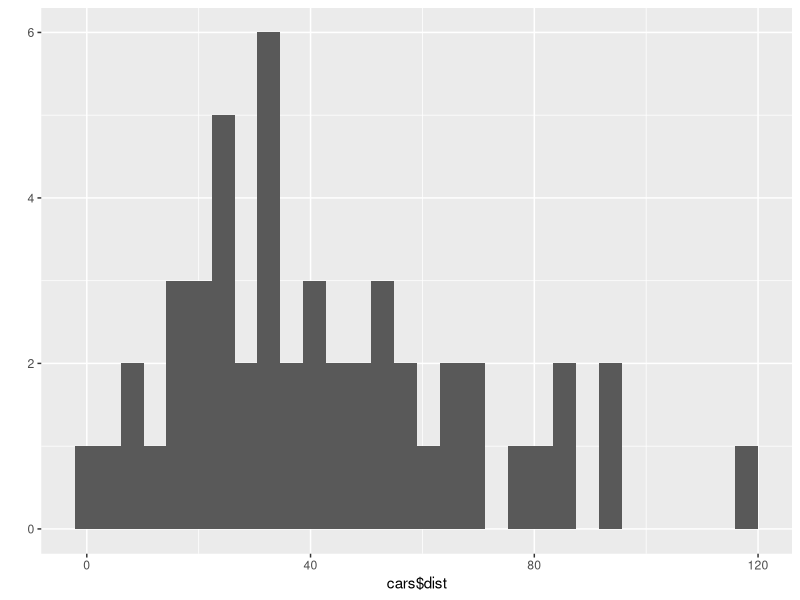
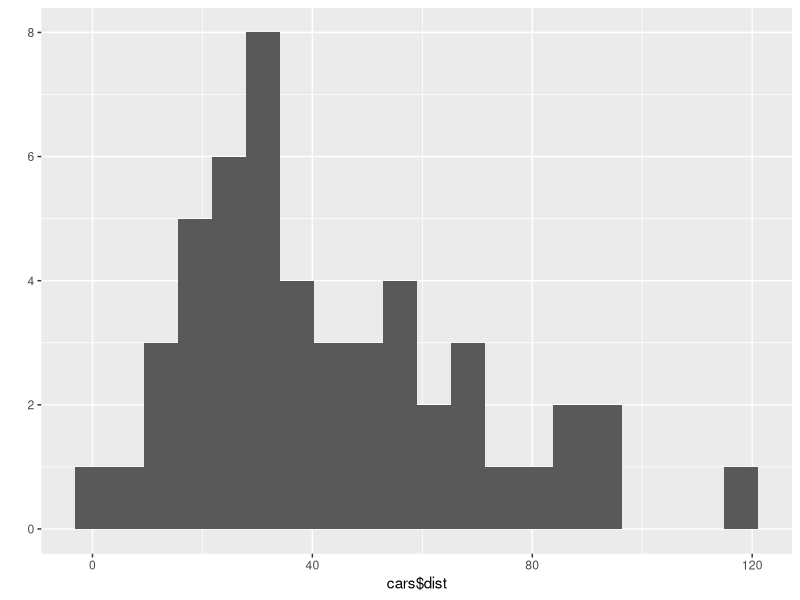
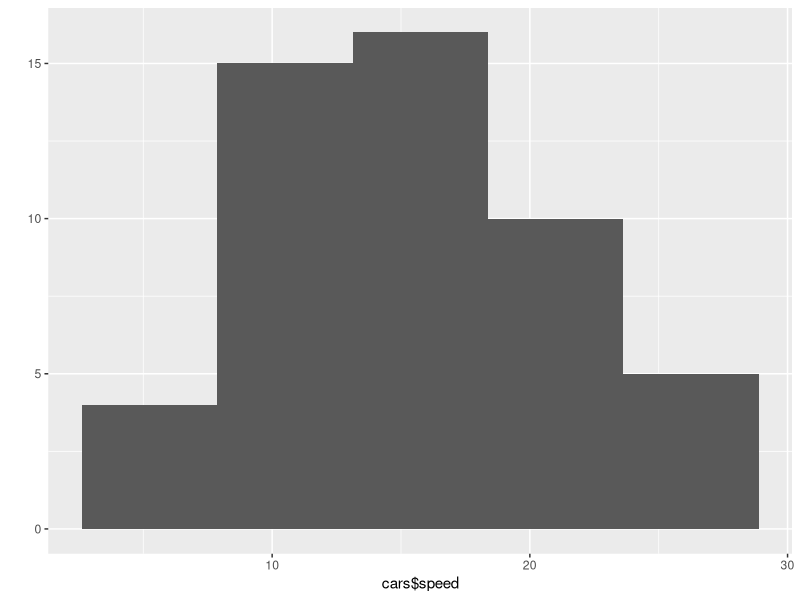
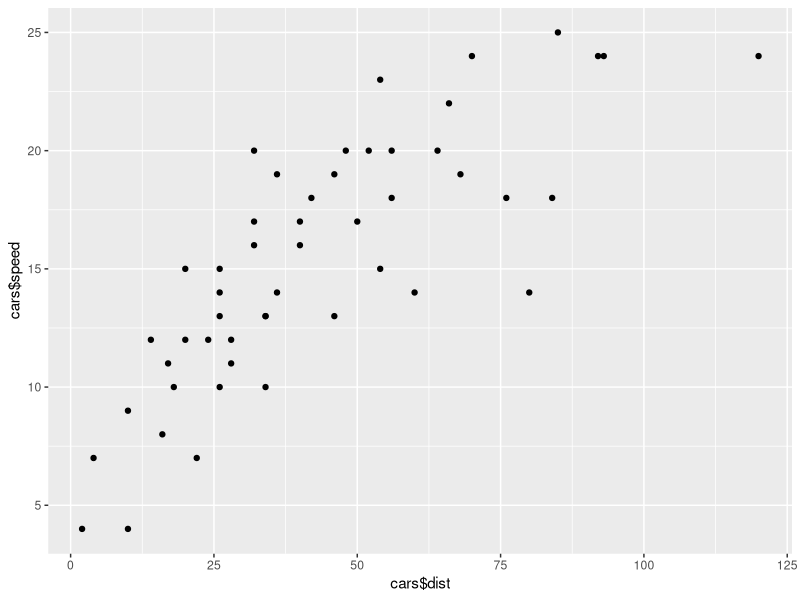
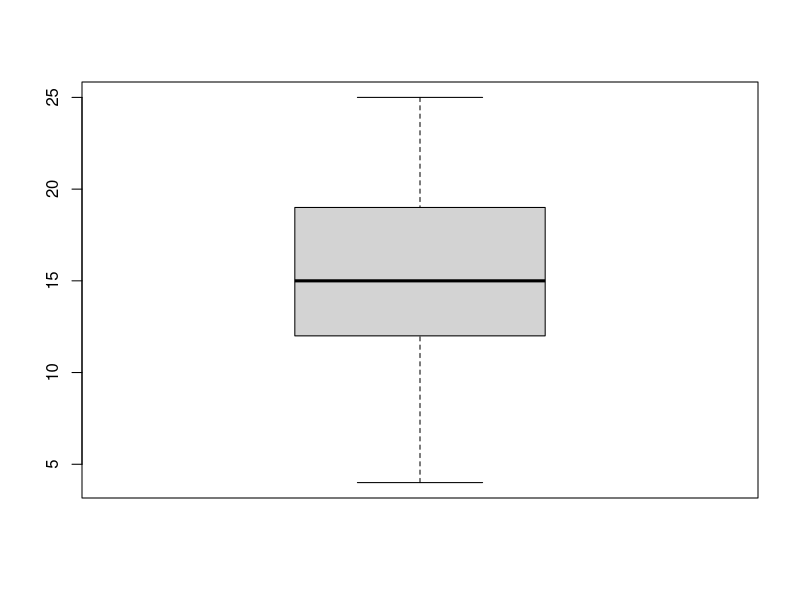

Generate these figures, in order, with R:
## ---- chunk 1
# If you don't already have the tidyverse library installed,
# you will need to type install.packages("tidyverse") into the Console
library(tidyverse) 
## ---- chunk 2
print("Hello world!")
## ---- chunk 3
print("Julio Pagan, Joseph Fulkerson")
## ---- chunk 4
1:10 # Numbers 1 to 10
127:132 # Numbers 127 to 132
## ---- chunk 5
seq(1,10,1) # Numbers 1 to 10
seq(1,10,2) # Odd numbers from 1 to 10
seq(2,10,2) # Even numbers from 2 to 10
## ---- chunk 6
3:12
## ---- chunk 7
print(seq(3,30,3))
## ---- chunk 8
x <- 3:12
y <- seq(3,30,3)
print(x*y)
## ---- chunk 9
head(cars)
## ---- chunk 10
speed_average <- mean(cars$speed)
speed_standard_deviation <- sd(cars$speed)
speed_results <- print(paste("The average of speed is " , speed_average , " and the standard deviation is " , speed_standard_deviation))
## ---- chunk 11
average_dist <- mean(cars$dist)
standard_dev_dist <- sd(cars$dist)
answer_dist <- print(paste("The average of dist is " , average_dist , " and the standard deviation is " , standard_dev_dist))
## ---- chunk 12
new_cars <- cars[cars$speed > speed_average,]
print(new_cars)
new_dist_average <- mean(new_cars$dist)
new_standard_dev_dist <- sd(new_cars$dist)
answer_dist <- print(paste("The average of dist with a speed greater than ", speed_average, " is ", new_dist_average, " and the standardd deviation is ", new_standard_dev_dist ))
## ---- chunk 13
qplot(cars$dist) # Histogram of stopping distance
## ---- chunk 14
qplot(cars$dist,bins = 20)
## ---- chunk 15
qplot(cars$speed,bins = 5)
## ---- chunk 16
qplot(cars$dist,cars$speed)
## ---- chunk 17
boxplot(cars$speed)
